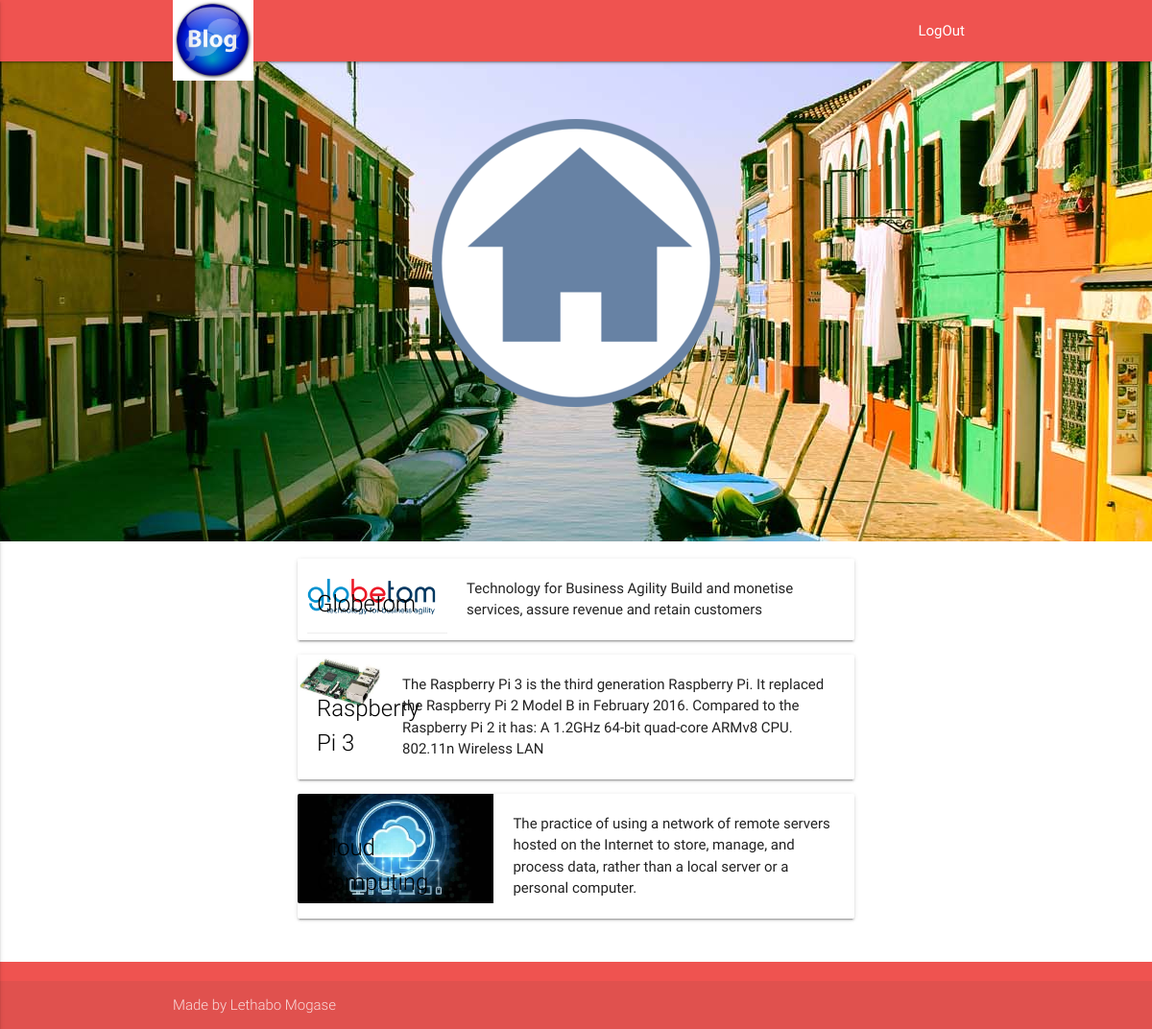
The app's page /home.php with its own data.
### tables this page shows
CREATE TABLE IF NOT EXISTS `Posts` (
  `Post_id` int(11) NOT NULL,
  `Location` varchar(2000) NOT NULL,
  `Title` varchar(255) NOT NULL,
  `Message` varchar(2000) NOT NULL
);

### home.php (the view, shortened to what this page needs)
 <div class="parallax-container">
   <div class="section no-pad-bot">
      <div class="container">
        <br><br>
          <center><img src="images/home.png"/></center>
        <br><br>
      </div>
  </div>
  <div class="parallax"><img src="images/index.jpeg"></div>
</div>
<div class="post">
<?php
  include("connect.php");
  $sql_posts = "SELECT * FROM Posts";
  $result_posts = mysqli_query($conn, $sql_posts);
  while($row_posts = mysqli_fetch_assoc($result_posts)) {
        echo "<div class='col s12 m6'>";
         echo " <div class='card horizontal hoverable'>";
            echo "<div class='card-image'>";
              echo "<img src= ' ".$row_posts['Location']." ' >";
             echo " <span class='card-title'>".$row_posts['Title']."</span>";
           echo " </div>";
            echo "<div class='card-content'>";
               echo $row_posts['Message'];
            echo "</div>";
         echo " </div>";
        echo "</div>";
  }
  ?>
</div>

### css/style.css (style rules this page uses)
.post { margin: auto; width: 50%; padding: 10px; }

### records on screen
posts: Location (picture), Title "Globetom", Message "Technology for Business Agility Build and monetise services, assure revenue and retain customers"
posts: Location (picture), Title "Raspberry Pi 3", Message "The Raspberry Pi 3 is the third generation Raspberry Pi. It replaced the Raspberry Pi 2 Model B in February 2016. Compared to the Raspberry Pi 2 it has: A 1.2GHz 64-bit quad-core ARMv8 CPU. 802.11n Wireless LAN"
posts: Location (picture), Title "Cloud Computing", Message "The practice of using a network of remote servers hosted on the Internet to store, manage, and process data, rather than a local server or a personal computer."
